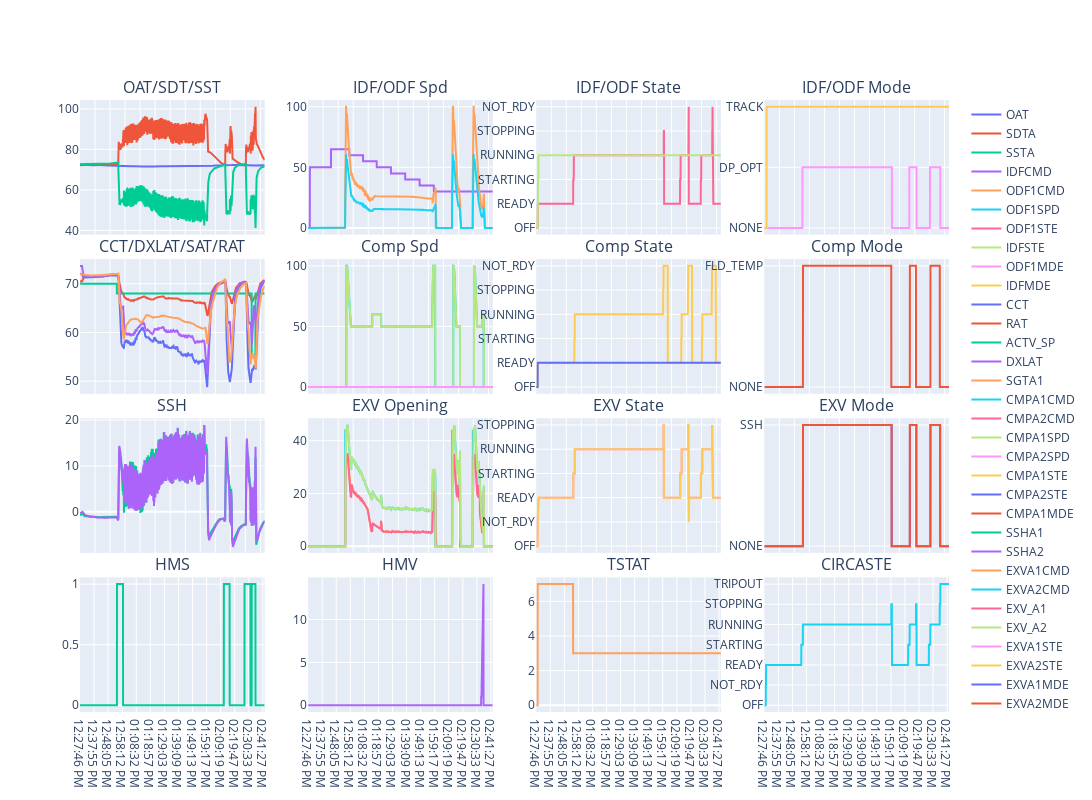

Source (notebook cell):
### Code cell
row_num = len(var_list)
col_num = len(var_list[0])
fig = make_subplots(rows=row_num, cols=col_num, shared_xaxes='all', vertical_spacing=0.04, subplot_titles=var_titles)

for row_idx, row_list in enumerate(var_list):
    for col_idx, col_list in enumerate(row_list):
        for var in col_list:
            fig.add_trace(go.Scatter(x=df["Request Time"], y=df[var], name=var), row=row_idx+1, col=col_idx+1)

fig.update_layout(height=800, width=1800)
fig.write_html(os.path.join(folder_path,folder_sub,df_path[:-5]+'.html'))
fig.show()

### Figure 1 — Plotly figure (JSON) as saved in the notebook; plotly's stock layout.template omitted (floating-point values rounded to 4 significant figures; data arrays with more than 128 entries replaced by an {"elided": "..."} marker saying what was removed)
{"data": [{"name": "OAT", "type": "scatter", "x": {"elided": "2102 str values"}, "xaxis": "x", "y": {"elided": "2102 float values"}, "yaxis": "y"}, {"name": "SDTA", "type": "scatter", "x": {"elided": "2102 str values"}, "xaxis": "x", "y": {"elided": "2102 float values"}, "yaxis": "y"}, {"name": "SSTA", "type": "scatter", "x": {"elided": "2102 str values"}, "xaxis": "x", "y": {"elided": "2102 float values"}, "yaxis": "y"}, {"name": "IDFCMD", "type": "scatter", "x": {"elided": "2102 str values"}, "xaxis": "x2", "y": {"elided": "2102 int values"}, "yaxis": "y2"}, {"name": "ODF1CMD", "type": "scatter", "x": {"elided": "2102 str values"}, "xaxis": "x2", "y": {"elided": "2102 float values"}, "yaxis": "y2"}, {"name": "ODF1SPD", "type": "scatter", "x": {"elided": "2102 str values"}, "xaxis": "x2", "y": {"elided": "2102 float values"}, "yaxis": "y2"}, {"name": "ODF1STE", "type": "scatter", "x": {"elided": "2102 str values"}, "xaxis": "x3", "y": {"elided": "2102 str values"}, "yaxis": "y3"}, {"name": "IDFSTE", "type": "scatter", "x": {"elided": "2102 str values"}, "xaxis": "x3", "y": {"elided": "2102 str values"}, "yaxis": "y3"}, {"name": "ODF1MDE", "type": "scatter", "x": {"elided": "2102 str values"}, "xaxis": "x4", "y": {"elided": "2102 str values"}, "yaxis": "y4"}, {"name": "IDFMDE", "type": "scatter", "x": {"elided": "2102 str values"}, "xaxis": "x4", "y": {"elided": "2102 str values"}, "yaxis": "y4"}, {"name": "CCT", "type": "scatter", "x": {"elided": "2102 str values"}, "xaxis": "x5", "y": {"elided": "2102 float values"}, "yaxis": "y5"}, {"name": "RAT", "type": "scatter", "x": {"elided": "2102 str values"}, "xaxis": "x5", "y": {"elided": "2102 float values"}, "yaxis": "y5"}, {"name": "ACTV_SP", "type": "scatter", "x": {"elided": "2102 str values"}, "xaxis": "x5", "y": {"elided": "2102 float values"}, "yaxis": "y5"}, {"name": "DXLAT", "type": "scatter", "x": {"elided": "2102 str values"}, "xaxis": "x5", "y": {"elided": "2102 float values"}, "yaxis": "y5"}, {"name": "SGTA1", "type": "scatter", "x": {"elided": "2102 str values"}, "xaxis": "x5", "y": {"elided": "2102 float values"}, "yaxis": "y5"}, {"name": "CMPA1CMD", "type": "scatter", "x": {"elided": "2102 str values"}, "xaxis": "x6", "y": {"elided": "2102 float values"}, "yaxis": "y6"}, {"name": "CMPA2CMD", "type": "scatter", "x": {"elided": "2102 str values"}, "xaxis": "x6", "y": {"elided": "2102 int values"}, "yaxis": "y6"}, {"name": "CMPA1SPD", "type": "scatter", "x": {"elided": "2102 str values"}, "xaxis": "x6", "y": {"elided": "2102 float values"}, "yaxis": "y6"}, {"name": "CMPA2SPD", "type": "scatter", "x": {"elided": "2102 str values"}, "xaxis": "x6", "y": {"elided": "2102 int values"}, "yaxis": "y6"}, {"name": "CMPA1STE", "type": "scatter", "x": {"elided": "2102 str values"}, "xaxis": "x7", "y": {"elided": "2102 str values"}, "yaxis": "y7"}, {"name": "CMPA2STE", "type": "scatter", "x": {"elided": "2102 str values"}, "xaxis": "x7", "y": {"elided": "2102 str values"}, "yaxis": "y7"}, {"name": "CMPA1MDE", "type": "scatter", "x": {"elided": "2102 str values"}, "xaxis": "x8", "y": {"elided": "2102 str values"}, "yaxis": "y8"}, {"name": "SSHA1", "type": "scatter", "x": {"elided": "2102 str values"}, "xaxis": "x9", "y": {"elided": "2102 float values"}, "yaxis": "y9"}, {"name": "SSHA2", "type": "scatter", "x": {"elided": "2102 str values"}, "xaxis": "x9", "y": {"elided": "2102 float values"}, "yaxis": "y9"}, {"name": "EXVA1CMD", "type": "scatter", "x": {"elided": "2102 str values"}, "xaxis": "x10", "y": {"elided": "2102 float values"}, "yaxis": "y10"}, {"name": "EXVA2CMD", "type": "scatter", "x": {"elided": "2102 str values"}, "xaxis": "x10", "y": {"elided": "2102 float values"}, "yaxis": "y10"}, {"name": "EXV_A1", "type": "scatter", "x": {"elided": "2102 str values"}, "xaxis": "x10", "y": {"elided": "2102 float values"}, "yaxis": "y10"}, {"name": "EXV_A2", "type": "scatter", "x": {"elided": "2102 str values"}, "xaxis": "x10", "y": {"elided": "2102 float values"}, "yaxis": "y10"}, {"name": "EXVA1STE", "type": "scatter", "x": {"elided": "2102 str values"}, "xaxis": "x11", "y": {"elided": "2102 str values"}, "yaxis": "y11"}, {"name": "EXVA2STE", "type": "scatter", "x": {"elided": "2102 str values"}, "xaxis": "x11", "y": {"elided": "2102 str values"}, "yaxis": "y11"}, {"name": "EXVA1MDE", "type": "scatter", "x": {"elided": "2102 str values"}, "xaxis": "x12", "y": {"elided": "2102 str values"}, "yaxis": "y12"}, {"name": "EXVA2MDE", "type": "scatter", "x": {"elided": "2102 str values"}, "xaxis": "x12", "y": {"elided": "2102 str values"}, "yaxis": "y12"}, {"name": "HMS", "type": "scatter", "x": {"elided": "2102 str values"}, "xaxis": "x13", "y": {"elided": "2102 int values"}, "yaxis": "y13"}, {"name": "HMV", "type": "scatter", "x": {"elided": "2102 str values"}, "xaxis": "x14", "y": {"elided": "2102 float values"}, "yaxis": "y14"}, {"name": "DMD_DET", "type": "scatter", "x": {"elided": "2102 str values"}, "xaxis": "x15", "y": {"elided": "2102 int values"}, "yaxis": "y15"}, {"name": "CIRCASTE", "type": "scatter", "x": {"elided": "2102 str values"}, "xaxis": "x16", "y": {"elided": "2102 str values"}, "yaxis": "y16"}], "layout": {"annotations": [{"font": {"size": 16}, "showarrow": false, "text": "OAT/SDT/SST", "x": 0.1062, "xanchor": "center", "xref": "paper", "y": 1, "yanchor": "bottom", "yref": "paper"}, {"font": {"size": 16}, "showarrow": false, "text": "IDF/ODF Spd", "x": 0.3688, "xanchor": "center", "xref": "paper", "y": 1, "yanchor": "bottom", "yref": "paper"}, {"font": {"size": 16}, "showarrow": false, "text": "IDF/ODF State", "x": 0.6313, "xanchor": "center", "xref": "paper", "y": 1, "yanchor": "bottom", "yref": "paper"}, {"font": {"size": 16}, "showarrow": false, "text": "IDF/ODF Mode", "x": 0.8938, "xanchor": "center", "xref": "paper", "y": 1, "yanchor": "bottom", "yref": "paper"}, {"font": {"size": 16}, "showarrow": false, "text": "CCT/DXLAT/SAT/RAT", "x": 0.1062, "xanchor": "center", "xref": "paper", "y": 0.74, "yanchor": "bottom", "yref": "paper"}, {"font": {"size": 16}, "showarrow": false, "text": "Comp Spd", "x": 0.3688, "xanchor": "center", "xref": "paper", "y": 0.74, "yanchor": "bottom", "yref": "paper"}, {"font": {"size": 16}, "showarrow": false, "text": "Comp State", "x": 0.6313, "xanchor": "center", "xref": "paper", "y": 0.74, "yanchor": "bottom", "yref": "paper"}, {"font": {"size": 16}, "showarrow": false, "text": "Comp Mode", "x": 0.8938, "xanchor": "center", "xref": "paper", "y": 0.74, "yanchor": "bottom", "yref": "paper"}, {"font": {"size": 16}, "showarrow": false, "text": "SSH", "x": 0.1062, "xanchor": "center", "xref": "paper", "y": 0.48, "yanchor": "bottom", "yref": "paper"}, {"font": {"size": 16}, "showarrow": false, "text": "EXV Opening", "x": 0.3688, "xanchor": "center", "xref": "paper", "y": 0.48, "yanchor": "bottom", "yref": "paper"}, {"font": {"size": 16}, "showarrow": false, "text": "EXV State", "x": 0.6313, "xanchor": "center", "xref": "paper", "y": 0.48, "yanchor": "bottom", "yref": "paper"}, {"font": {"size": 16}, "showarrow": false, "text": "EXV Mode", "x": 0.8938, "xanchor": "center", "xref": "paper", "y": 0.48, "yanchor": "bottom", "yref": "paper"}, {"font": {"size": 16}, "showarrow": false, "text": "HMS", "x": 0.1062, "xanchor": "center", "xref": "paper", "y": 0.22, "yanchor": "bottom", "yref": "paper"}, {"font": {"size": 16}, "showarrow": false, "text": "HMV", "x": 0.3688, "xanchor": "center", "xref": "paper", "y": 0.22, "yanchor": "bottom", "yref": "paper"}, {"font": {"size": 16}, "showarrow": false, "text": "TSTAT", "x": 0.6313, "xanchor": "center", "xref": "paper", "y": 0.22, "yanchor": "bottom", "yref": "paper"}, {"font": {"size": 16}, "showarrow": false, "text": "CIRCASTE", "x": 0.8938, "xanchor": "center", "xref": "paper", "y": 0.22, "yanchor": "bottom", "yref": "paper"}], "height": 800, "width": 1800, "xaxis": {"anchor": "y", "domain": [0, 0.2125], "matches": "x13", "showticklabels": false}, "xaxis10": {"anchor": "y10", "domain": [0.2625, 0.475], "matches": "x13", "showticklabels": false}, "xaxis11": {"anchor": "y11", "domain": [0.525, 0.7375], "matches": "x13", "showticklabels": false}, "xaxis12": {"anchor": "y12", "domain": [0.7875, 1], "matches": "x13", "showticklabels": false}, "xaxis13": {"anchor": "y13", "domain": [0, 0.2125]}, "xaxis14": {"anchor": "y14", "domain": [0.2625, 0.475], "matches": "x13"}, "xaxis15": {"anchor": "y15", "domain": [0.525, 0.7375], "matches": "x13"}, "xaxis16": {"anchor": "y16", "domain": [0.7875, 1], "matches": "x13"}, "xaxis2": {"anchor": "y2", "domain": [0.2625, 0.475], "matches": "x13", "showticklabels": false}, "xaxis3": {"anchor": "y3", "domain": [0.525, 0.7375], "matches": "x13", "showticklabels": false}, "xaxis4": {"anchor": "y4", "domain": [0.7875, 1], "matches": "x13", "showticklabels": false}, "xaxis5": {"anchor": "y5", "domain": [0, 0.2125], "matches": "x13", "showticklabels": false}, "xaxis6": {"anchor": "y6", "domain": [0.2625, 0.475], "matches": "x13", "showticklabels": false}, "xaxis7": {"anchor": "y7", "domain": [0.525, 0.7375], "matches": "x13", "showticklabels": false}, "xaxis8": {"anchor": "y8", "domain": [0.7875, 1], "matches": "x13", "showticklabels": false}, "xaxis9": {"anchor": "y9", "domain": [0, 0.2125], "matches": "x13", "showticklabels": false}, "yaxis": {"anchor": "x", "domain": [0.78, 1]}, "yaxis10": {"anchor": "x10", "domain": [0.26, 0.48]}, "yaxis11": {"anchor": "x11", "domain": [0.26, 0.48]}, "yaxis12": {"anchor": "x12", "domain": [0.26, 0.48]}, "yaxis13": {"anchor": "x13", "domain": [0, 0.22]}, "yaxis14": {"anchor": "x14", "domain": [0, 0.22]}, "yaxis15": {"anchor": "x15", "domain": [0, 0.22]}, "yaxis16": {"anchor": "x16", "domain": [0, 0.22]}, "yaxis2": {"anchor": "x2", "domain": [0.78, 1]}, "yaxis3": {"anchor": "x3", "domain": [0.78, 1]}, "yaxis4": {"anchor": "x4", "domain": [0.78, 1]}, "yaxis5": {"anchor": "x5", "domain": [0.52, 0.74]}, "yaxis6": {"anchor": "x6", "domain": [0.52, 0.74]}, "yaxis7": {"anchor": "x7", "domain": [0.52, 0.74]}, "yaxis8": {"anchor": "x8", "domain": [0.52, 0.74]}, "yaxis9": {"anchor": "x9", "domain": [0.26, 0.48]}}}
